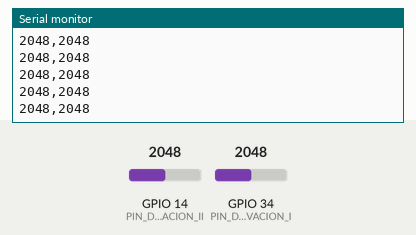
Recording of a sketch running on a simulated ESP32. On the bench: the last lines printed to the serial monitor. Inputs (shaded band) come from the test bench; at power-on: GPIO 14 (PIN_DERIVACION_II) = 2048, GPIO 34 (PIN_DERIVACION_I) = 2048.

Above: at 1.2 s.
1.3 s: GPIO 14 (PIN_DERIVACION_II) set to 2866
At 2.2 s:
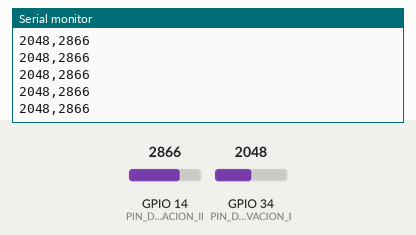
2.8 s: GPIO 34 (PIN_DERIVACION_I) set to 2866
At 3.4 s:
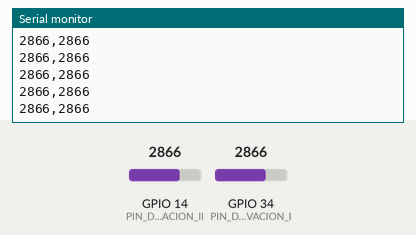
4.3 s: GPIO 14 (PIN_DERIVACION_II) set to 3603
At 4.9 s:
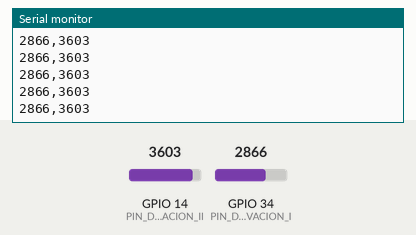
5.8 s: GPIO 34 (PIN_DERIVACION_I) set to 3603
At 6.8 s:
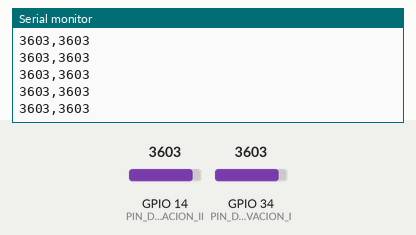
Timing chart, 0 to 8.3 s (numbered marks = the images above; inputs shaded):
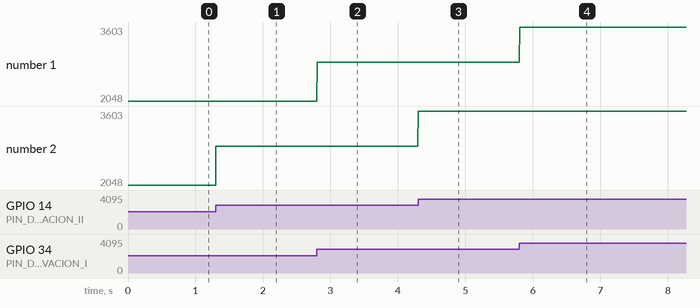

The sketch:

LecturaESP.ino
```cpp
// Definimos los pines ADC que usaremos.
// GPIO34 y GPIO35 son excelentes opciones porque son solo de entrada.
const int PIN_DERIVACION_I = 34;
const int PIN_DERIVACION_II = 14;

void setup() {
  // Inicializamos la comunicación serial. 115200 es una velocidad rápida y confiable.
  // Esta velocidad debe coincidir con la del script de Python en tu computadora.
  Serial.begin(115200);

  // Mensaje de inicio para saber que el ESP32 ha arrancado correctamente.
  // Lo verás si abres el "Monitor Serie" del Arduino IDE.
  Serial.println("Iniciando lectura de ECG (Derivaciones I y II)...");
}

void loop() {
  // Leemos el valor analógico de cada pin.
  // El ADC del ESP32 tiene una resolución de 12 bits, por lo que el valor irá de 0 a 4095.
  int valor_I = analogRead(PIN_DERIVACION_I);
  int valor_II = analogRead(PIN_DERIVACION_II);

  // Enviamos los datos a la computadora por el puerto serie.
  // El formato es clave: "valor1,valor2" seguido de un salto de línea.
  Serial.print(valor_I);
  Serial.print(",");
  Serial.println(valor_II);

  delay(3);
}
```

Measured:
- after the input at 1.3 s, the serial monitor: prints a new line at once (image 1)
- after the input at 2.8 s, the serial monitor: prints a new line at once (image 2)
- after the input at 4.3 s, the serial monitor: prints a new line at once (image 3)
- after the input at 5.8 s, the serial monitor: prints a new line at once (image 4)
- plotted number 2: 2048 → 2866 after the input at 1.3 s, 2866 → 3603 after the input at 4.3 s
